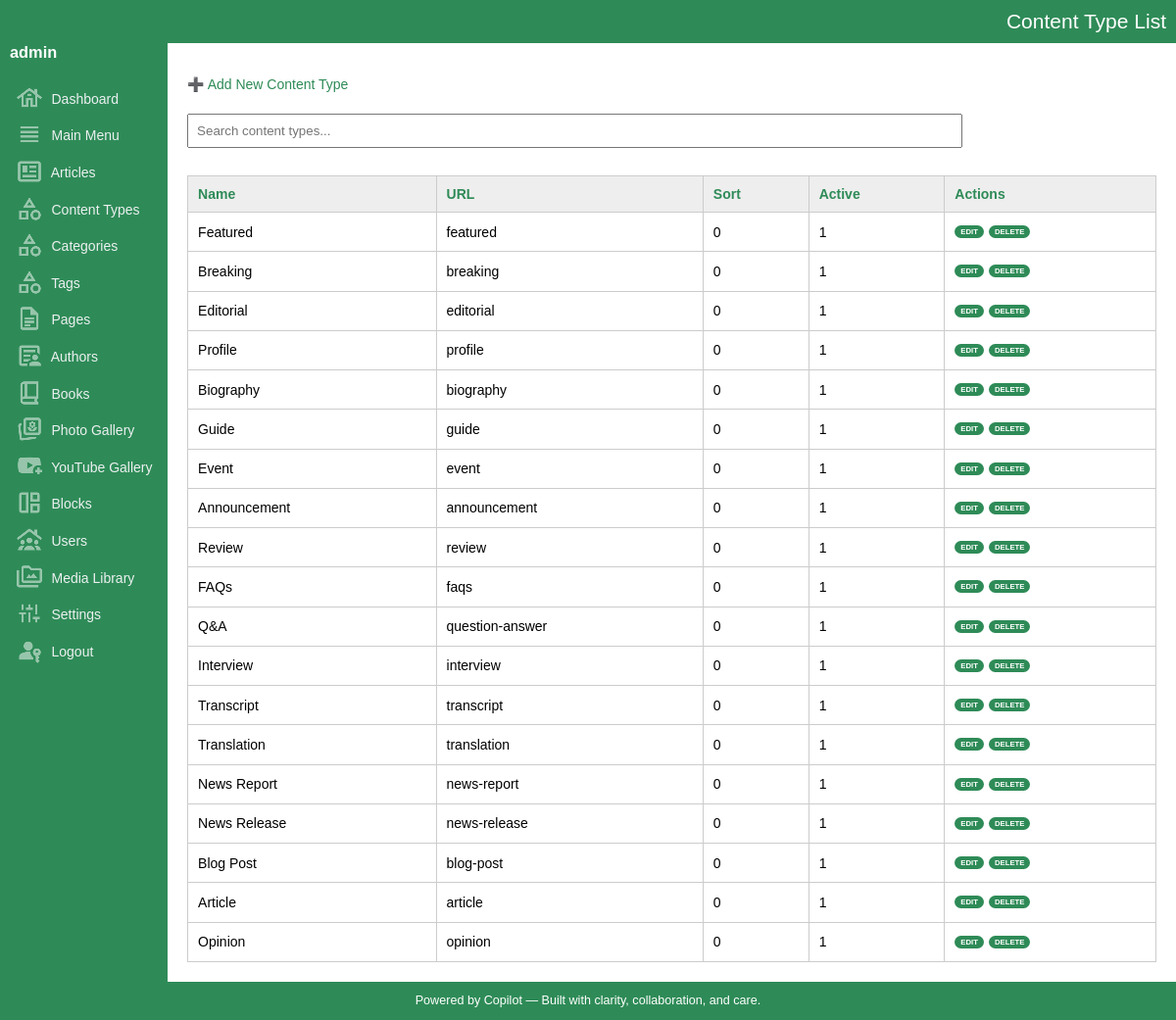
Screenshot of /admin/content_types/list.php (signed in) with the database file from the repository.
### tables this page shows
CREATE TABLE IF NOT EXISTS `content_types` (
  `key_content_types` int(10) UNSIGNED NOT NULL AUTO_INCREMENT,
  `key_media_banner` int(10) UNSIGNED NOT NULL DEFAULT '0',
  `name` varchar(200) NOT NULL DEFAULT '',
  `description` varchar(1000) NOT NULL DEFAULT '',
  `url` varchar(200) NOT NULL DEFAULT '',
  `banner_image_url` varchar(2000) NOT NULL DEFAULT '',
  `sort` smallint(6) NOT NULL DEFAULT '0',
  `is_active` tinyint(1) DEFAULT '1',
  `entry_date_time` datetime NOT NULL DEFAULT CURRENT_TIMESTAMP,
  PRIMARY KEY (`key_content_types`)
);

### admin/content_types/list.php (the view, shortened to what this page needs)
<?php
include_once('../../dbconnection.php');
include_once('../functions.php');
include_once('../layout.php');
?>
<p><a href="#" onclick="openModal()">➕ Add New Content Type</a></p>
<form method="get">
	<input type="text" name="q" placeholder="Search content types..." value="<?= htmlspecialchars($_GET['q'] ?? '') ?>">
</form>
<table>
	<thead>
		<tr>
			<th><?= sortLink('Name', 'name', $_GET['sort'] ?? '', $_GET['dir'] ?? '') ?></th>
			<th><?= sortLink('URL', 'url', $_GET['sort'] ?? '', $_GET['dir'] ?? '') ?></th>
			<th><?= sortLink('Sort', 'sort', $_GET['sort'] ?? '', $_GET['dir'] ?? '') ?></th>
			<th><?= sortLink('Active', 'is_active', $_GET['sort'] ?? '', $_GET['dir'] ?? '') ?></th>
			<th>Actions</th>
		</tr>
	</thead>
	<tbody>
	<?php
	$sort = $_GET['sort'] ?? 'entry_date_time';
	$dir = $_GET['dir'] ?? 'desc';
	$allowedSorts = ['name', 'url', 'is_active', 'sort'];
	if (!in_array($sort, $allowedSorts)) $sort = 'entry_date_time';
	$sql = "SELECT * FROM content_types";
	$sql .= " ORDER BY $sort $dir";
	$result = $conn->query($sql);
	while ($row = $result->fetch_assoc()) {
	  echo "<tr>
			<td>{$row['name']}</td>
			<td>{$row['url']}</td>
			<td>{$row['sort']}</td>
			<td>{$row['is_active']}</td>
			<td class='record-action-links'>
				<a href='#' onclick='editItem({$row['key_content_types']}, \"get_content_type.php\", [\"name\",\"description\",\"url\",\"banner_image_url\",\"sort\",\"key_media_banner\",\"is_active\"]); return false;'>Edit</a>
				<a href='delete.php?id={$row['key_content_types']}' onclick='return confirm(\"Delete this content type?\")' >Delete</a>
			</td>
	  </tr>";
	}
	?>
	</tbody>
</table>

### admin/assets/css/style.css (style rules this page uses)
body { margin:0; font-family:Arial, sans-serif; font-size:14px; }
a { color:seagreen; text-decoration:none; }
table { width:100%; border-collapse:collapse; margin-top:20px; }
table th, table td { padding:10px; border:1px solid #ccc; text-align:left; }
table th { background:#eee; color:seagreen; }
form input[type="text"], form input[type="url"], form input[type="tel"], form input[type="email"] { width:80%; padding:8px; margin:8px 0; box-sizing:border-box; }
.record-action-links { text-transform:uppercase; font-size:.55em; font-weight:bold; word-spacing:3px; line-height:250%; max-width:150px; }
.record-action-links a { background-color:seagreen; color:#FFF; border-radius:30px; padding:2px 6px 2px 6px; }

### rows the page displays
content_types: name "Featured", url "featured", sort "0", is_active "1"
content_types: name "Breaking", url "breaking", sort "0", is_active "1"
content_types: name "Editorial", url "editorial", sort "0", is_active "1"
content_types: name "Profile", url "profile", sort "0", is_active "1"
content_types: name "Biography", url "biography", sort "0", is_active "1"
content_types: name "Guide", url "guide", sort "0", is_active "1"
content_types: name "Event", url "event", sort "0", is_active "1"
content_types: name "Announcement", url "announcement", sort "0", is_active "1"
content_types: name "Review", url "review", sort "0", is_active "1"
content_types: name "FAQs", url "faqs", sort "0", is_active "1"
content_types: name "Q&A", url "question-answer", sort "0", is_active "1"
content_types: name "Interview", url "interview", sort "0", is_active "1"
content_types: name "Transcript", url "transcript", sort "0", is_active "1"
content_types: name "Translation", url "translation", sort "0", is_active "1"
content_types: name "News Report", url "news-report", sort "0", is_active "1"
content_types: name "News Release", url "news-release", sort "0", is_active "1"
content_types: name "Blog Post", url "blog-post", sort "0", is_active "1"
content_types: name "Article", url "article", sort "0", is_active "1"
content_types: name "Opinion", url "opinion", sort "0", is_active "1"

### other values shown
$title "Content Type List"
$username "admin"
$label "Name URL Sort Active"
